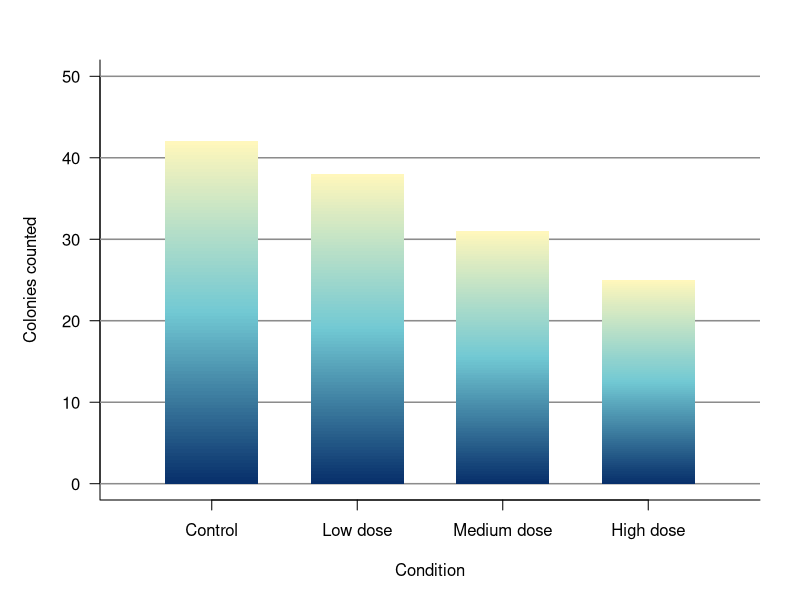
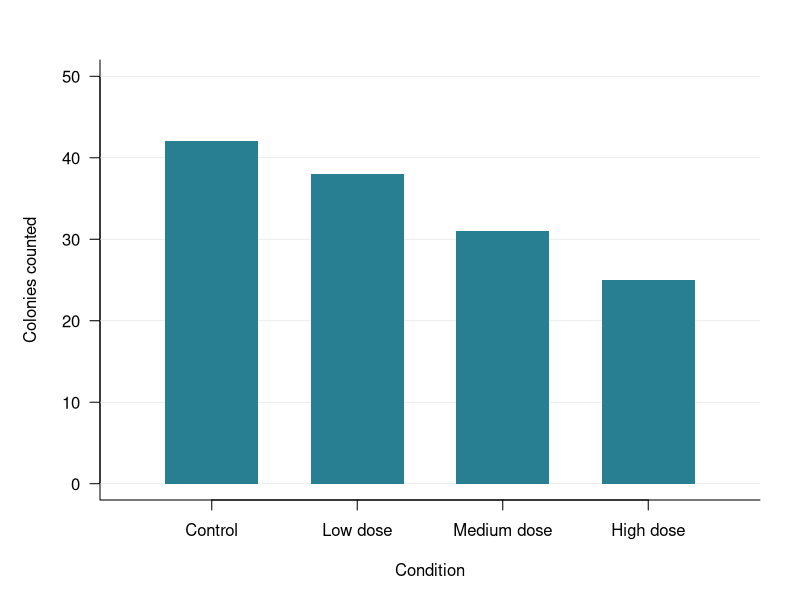
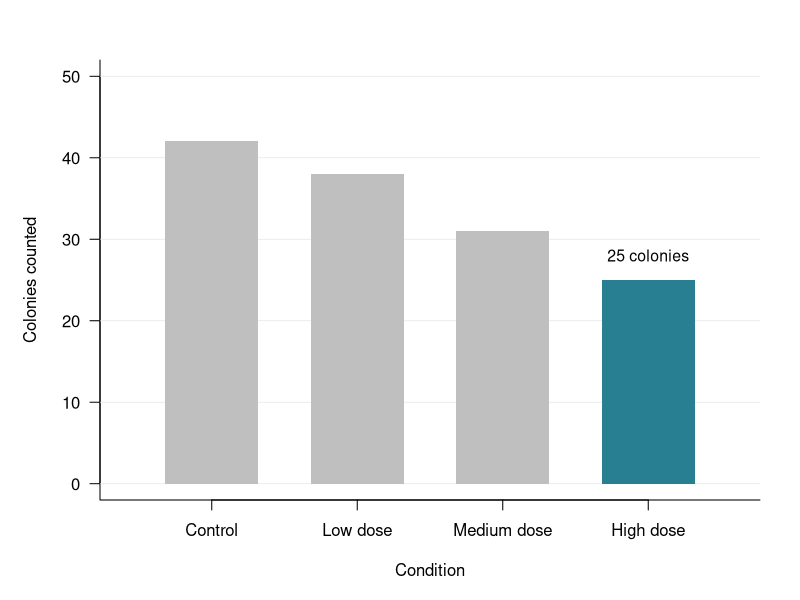
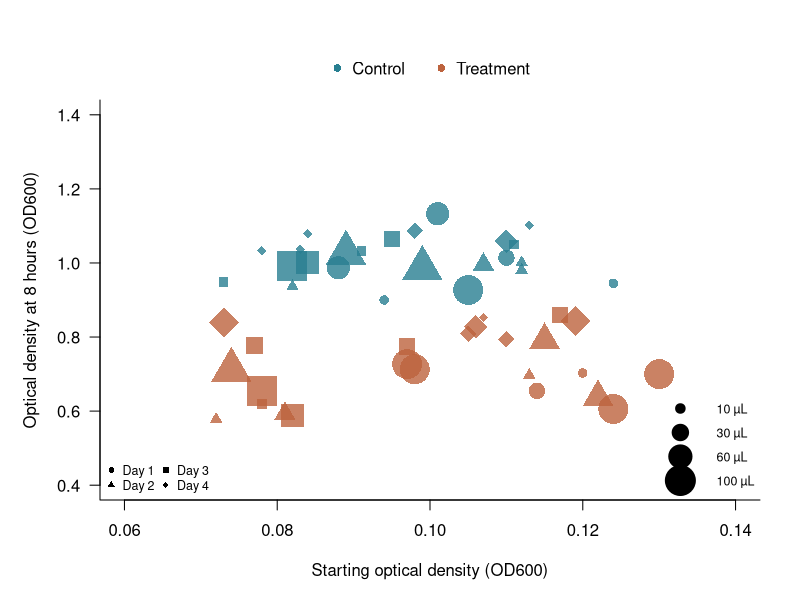
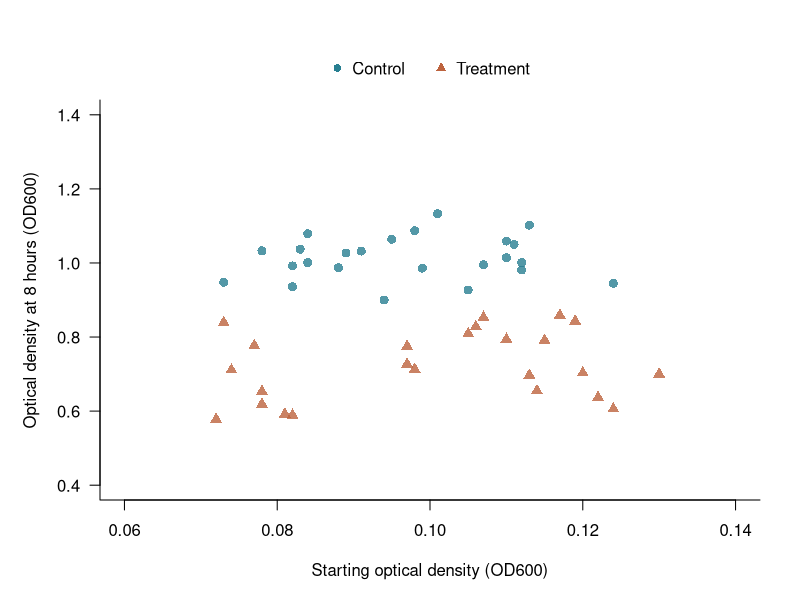
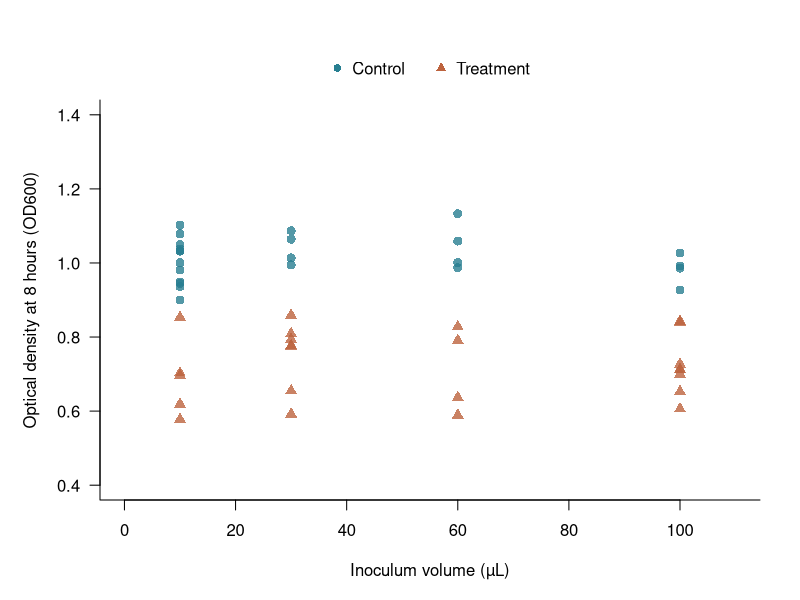

R code for these plots, in order:
# Original teaching examples: decoration and unnecessary encodings.
blue<-'#287f91';orange<-'#bd633e'
start<-function(id,k){png(sprintf('assets/%s-step-%d.png',id,k),1100,800,res=130);par(mar=c(5,5,3,2),las=1,bty='l')}
counts<-c(42,38,31,25);labels<-c('Control','Low dose','Medium dose','High dose')
write.csv(data.frame(condition=labels,colonies=counts),'data/decorative-bars.csv',row.names=FALSE)
for(k in 1:3){start('decoration',k);plot(NA,xlim=c(.4,4.6),ylim=c(0,50),xaxt='n',xlab='Condition',ylab='Colonies counted');axis(1,1:4,labels)
 abline(h=seq(0,50,10),col=if(k==1)'grey55' else 'grey90',lwd=if(k==1)1.5 else .7)
 for(i in 1:4){if(k==1){pal<-colorRampPalette(c('#08306b','#72c9d4','#fff7bc'))(100);for(j in 1:100)rect(i-.32,(j-1)*counts[i]/100,i+.32,j*counts[i]/100,col=pal[j],border=NA)}else rect(i-.32,0,i+.32,counts[i],col=if(k==3 && i!=4)'grey75' else blue,border=NA)}
 if(k==3)text(4,counts[4]+3,'25 colonies',cex=.95)
 dev.off()}
d<-read.csv('data/visual-emphasis.csv');set.seed(521);d$inoculum_uL<-sample(c(10,30,60,100),nrow(d),replace=TRUE)
write.csv(d,'data/encoding-overload.csv',row.names=FALSE)
condition<-match(d$condition,c('Control','Treatment'));cc<-c(blue,orange)[condition]
for(k in 1:3){start('overload',k);par(mar=c(5,5,5,2));plot(NA,xlim=if(k==3)c(0,110) else c(.06,.14),ylim=c(.4,1.4),xlab=if(k==3)'Inoculum volume (µL)' else 'Starting optical density (OD600)',ylab='Optical density at 8 hours (OD600)')
 points(if(k==3)d$inoculum_uL else d$starting_OD600,d$final_OD600,pch=if(k==1)c(16,17,15,18)[d$day] else c(16,17)[condition],cex=if(k==1)sqrt(d$inoculum_uL)/2.5 else 1.2,col=adjustcolor(cc,.8))
 legend('top',inset=c(0,-.13),legend=c('Control','Treatment'),col=c(blue,orange),pch=if(k==1)c(16,16) else c(16,17),bty='n',horiz=TRUE,xpd=NA)
 if(k==1){legend('bottomleft',paste('Day',1:4),pch=c(16,17,15,18),bty='n',ncol=2,cex=.75);legend('bottomright',paste(c(10,30,60,100),'µL'),pch=19,pt.cex=sqrt(c(10,30,60,100))/2.5,y.intersp=1.6,x.intersp=3.2,bty='n',cex=.75)}
 dev.off()}
